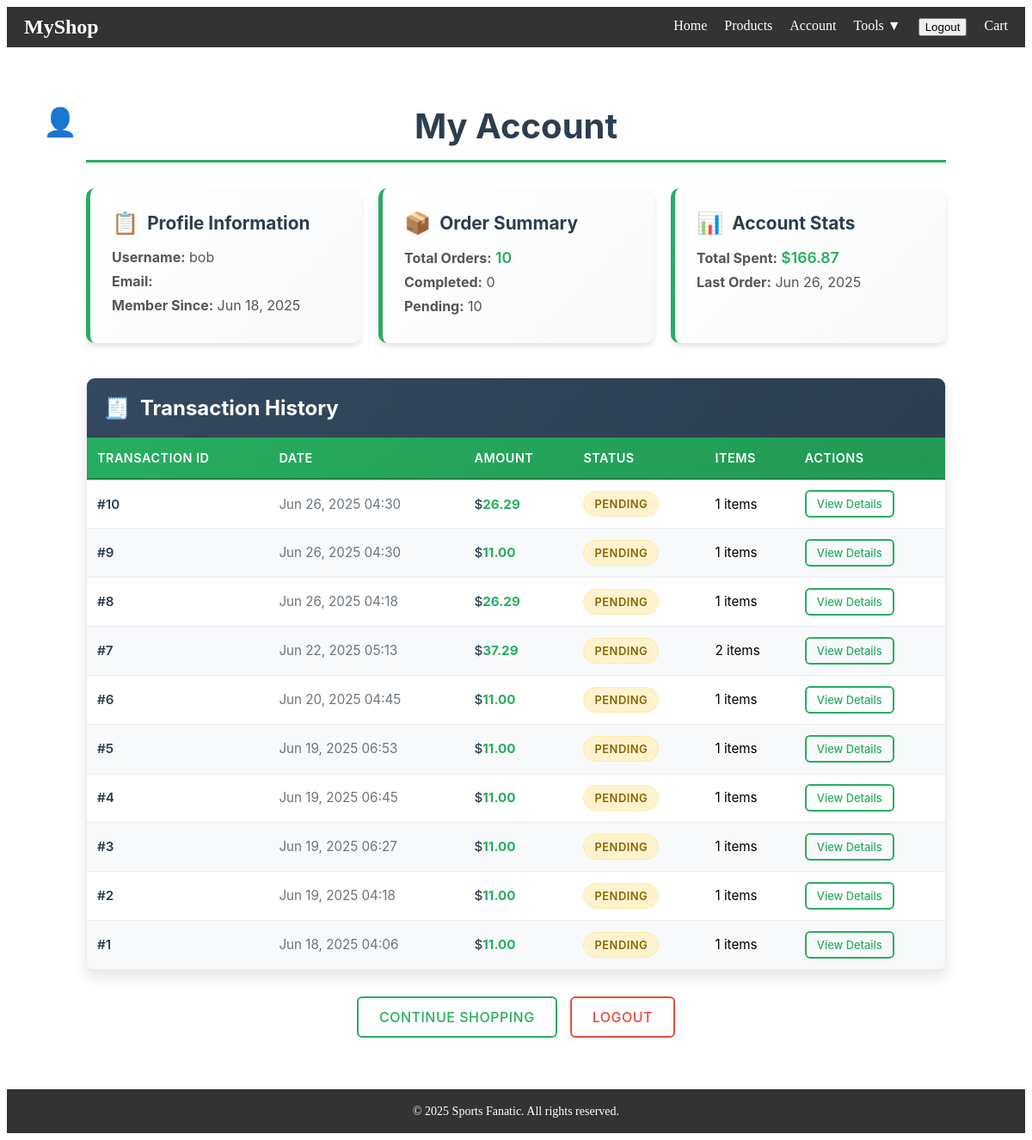
The app's page /account/ (signed in) with its own data.
### store/models.py (models this page shows, shortened)
class Transaction(models.Model):
    transaction_id = models.AutoField(primary_key=True)
    user = models.ForeignKey(User, on_delete=models.CASCADE)
    status = models.CharField(max_length=50, choices=[
    ('pending', 'Pending'),
    ('completed', 'Completed'),
    ('cancelled', 'Cancelled'),
    ('failed', 'Failed')
    ], default='pending')
    promotion_version_id = models.CharField(max_length=100, blank=True, null=True)
    created_at = models.DateTimeField(default=timezone.now)
    updated_at = models.DateTimeField(default=timezone.now)

### store/views.py (the view)
# urls.py: path('account/', views.account_view, name='account'),
@login_required
def account_view(request):
    transactions = Transaction.objects.filter(user=request.user).order_by('-created_at')
    transaction_summaries = []
    completed_count = transactions.filter(status='completed').count()
    pending_count = transactions.filter(status='pending').count()
    total_spent = 0
    for transaction in transactions:
        line_items = LineItem.objects.filter(transaction=transaction)
        subtotal = sum(item.price * item.quantity for item in line_items)
        taxes = sum(item.price * item.quantity * item.tax_rate for item in line_items)
        total = subtotal + taxes
        if transaction.status != 'cancelled':
            total_spent += total
        transaction_summaries.append({
            'transaction': transaction,
            'subtotal': round(subtotal, 2),
            'taxes': round(taxes, 2),
            'total': round(total, 2),
            'line_items': line_items
        })
    last_order = transactions.first()
    last_order_date = last_order.created_at if last_order else None
    context = {
        'transactions': transactions,  # Add this for the template
        'transaction_summaries': transaction_summaries,  # Keep this for detailed data
        'completed_count': completed_count,
        'pending_count': pending_count,
        'total_spent': round(total_spent, 2),
        'last_order_date': last_order_date,
    }
    return render(request, 'store/account.html', context)

### store/templates/store/account.html (shortened to what this page needs)
{% extends 'store/base.html' %}
{% load static %}
{% block styles %}
    <link rel="stylesheet" href="{% static 'store/account.css' %}">
{% endblock %}
{% block content %}
<div class="account-container">
    <h1>My Account</h1>
    <div class="account-overview">
        <div class="account-card profile-card">
            <h3>Profile Information</h3>
            <p><strong>Username:</strong> {{ user.username }}</p>
            <p><strong>Email:</strong> {{ user.email }}</p>
            <p><strong>Member Since:</strong> {{ user.date_joined|date:"M d, Y" }}</p>
        </div>
        <div class="account-card orders-card">
            <h3>Order Summary</h3>
            <p><strong>Total Orders:</strong> <span class="highlight">{{ transactions.count }}</span></p>
            <p><strong>Completed:</strong> {{ completed_count }}</p>
            <p><strong>Pending:</strong> {{ pending_count }}</p>
        </div>
        <div class="account-card stats-card">
            <h3>Account Stats</h3>
            <p><strong>Total Spent:</strong> <span class="highlight">${{ total_spent }}</span></p>
            <p><strong>Last Order:</strong> {{ last_order_date|date:"M d, Y"|default:"Never" }}</p>
        </div>
    </div>
    <div class="transaction-history">
        <h2>Transaction History</h2>
        {% if transaction_summaries %}
            <table class="transactions-table">
                <thead>
                    <tr>
                        <th>Transaction ID</th>
                        <th>Date</th>
                        <th>Amount</th>
                        <th>Status</th>
                        <th>Items</th>
                        <th>Actions</th>
                    </tr>
                </thead>
                <tbody>
                    {% for summary in transaction_summaries %}
                    <tr>
                        <td class="transaction-id">#{{ summary.transaction.transaction_id }}</td>
                        <td class="date-cell">{{ summary.transaction.created_at|date:"M d, Y H:i" }}</td>
                        <td class="transaction-amount">{{ summary.total }}</td>
                        <td>
                            <span class="status-badge status-{{ summary.transaction.status }}">
                                {{ summary.transaction.get_status_display }}
                            </span>
                        </td>
                        <td>{{ summary.line_items.count }} items</td>
                        <td>
                            {% if summary.transaction.transaction_id %}
                                <a href="{% url 'invoice_detail' summary.transaction.transaction_id %}" class="view-invoice-link">
                                    View Details
                                </a>
                            {% else %}
                                <span class="view-invoice-link" style="opacity: 0.5; cursor: not-allowed;">
                                    No Details
                                </span>
                            {% endif %}
                        </td>
                    </tr>
                    {% endfor %}
                </tbody>
            </table>
        {% endif %}
    </div>
    <div class="account-actions">
        <a href="{% url 'product_list' %}" class="account-btn">Continue Shopping</a>
        <a href="{% url 'logout' %}" class="account-btn logout">Logout</a>
    </div>
</div>
{% endblock %}

### store/static/store/account.css (style rules this page uses)
.account-container { max-width: 1000px; margin: 20px auto; padding: 20px; font-family: -apple-system, BlinkMacSystemFont, 'Segoe UI', Roboto, Oxygen, Ubuntu, Cantarell, sans-serif; }
.account-container h1 { color: #2c3e50; margin-bottom: 30px; padding-bottom: 15px; border-bottom: 3px solid #27ae60; font-size: 2.5em; text-align: center; position: relative; }
.account-container h1:before { content: "👤"; position: absolute; left: -50px; top: 0; font-size: 0.8em; }
.account-overview { display: grid; grid-template-columns: repeat(auto-fit, minmax(250px, 1fr)); gap: 20px; margin-bottom: 40px; }
.account-card { background: linear-gradient(135deg, #ffffff 0%, #f8f9fa 100%); padding: 25px; border-radius: 10px; box-shadow: 0 4px 6px rgba(0, 0, 0, 0.1); border-left: 5px solid #27ae60; transition: all 0.3s ease; }
.account-card h3 { margin-top: 0; margin-bottom: 15px; color: #2c3e50; font-size: 1.3em; display: flex; align-items: center; }
.account-card h3:before { margin-right: 10px; font-size: 1.2em; }
.profile-card h3:before { content: "📋"; }
.orders-card h3:before { content: "📦"; }
.stats-card h3:before { content: "📊"; }
.account-card p { margin: 8px 0; color: #555; }
.account-card .highlight { font-weight: 600; color: #27ae60; font-size: 1.1em; }
.transaction-history { background-color: #ffffff; border-radius: 10px; box-shadow: 0 8px 16px rgba(0, 0, 0, 0.1); overflow: hidden; border: 1px solid #e9ecef; margin-bottom: 30px; }
.transaction-history h2 { background: linear-gradient(135deg, #34495e 0%, #2c3e50 100%); color: white; margin: 0; padding: 20px; font-size: 1.5em; display: flex; align-items: center; }
.transaction-history h2:before { content: "🧾"; margin-right: 12px; }
.transactions-table { width: 100%; border-collapse: collapse; margin: 0; font-size: 1em; }
.transactions-table thead { background: linear-gradient(135deg, #27ae60 0%, #229954 100%); color: white; }
.transactions-table thead th { padding: 15px 12px; text-align: left; font-weight: 600; text-transform: uppercase; letter-spacing: 0.5px; font-size: 0.9em; border-bottom: 2px solid #1e8449; }
.transactions-table tbody tr { transition: all 0.3s ease; border-bottom: 1px solid #e9ecef; }
.transactions-table tbody tr:nth-child(even) { background-color: #f8f9fa; }
.transactions-table tbody td { padding: 12px; vertical-align: middle; font-size: 0.95em; }
.transaction-id { font-weight: 600; color: #2c3e50; }
.transaction-amount { font-weight: 700; color: #27ae60; font-size: 1.1em; }
.transaction-amount:before { content: "$"; color: #2c3e50; font-weight: 500; }
.status-badge { display: inline-block; padding: 6px 12px; border-radius: 20px; font-size: 0.85em; font-weight: 600; text-transform: uppercase; letter-spacing: 0.5px; }
.status-pending { background-color: #fff3cd; color: #856404; border: 1px solid #ffeaa7; }
.date-cell { color: #6c757d; font-size: 0.9em; }
.view-invoice-link { display: inline-block; color: #27ae60; text-decoration: none; font-weight: 500; padding: 6px 12px; border: 2px solid #27ae60; border-radius: 6px; transition: all 0.3s ease; background-color: transparent; font-size: 0.85em; }
.account-actions { display: flex; gap: 15px; justify-content: center; margin-top: 30px; flex-wrap: wrap; }
.account-btn { display: inline-block; color: #27ae60; text-decoration: none; font-weight: 500; padding: 12px 24px; border: 2px solid #27ae60; border-radius: 6px; transition: all 0.3s ease; background-color: transparent; text-transform: uppercase; letter-spacing: 0.5px; }
.account-btn.logout { border-color: #e74c3c; color: #e74c3c; }
.account-card { animation: fadeInScale 0.4s ease forwards; }
.account-card:nth-child(1) { animation-delay: 0.1s; }
.account-card:nth-child(2) { animation-delay: 0.2s; }
.account-card:nth-child(3) { animation-delay: 0.3s; }
.transactions-table tbody tr { animation: fadeInScale 0.3s ease forwards; }
.transactions-table tbody tr:nth-child(1) { animation-delay: 0.1s; }
.transactions-table tbody tr:nth-child(2) { animation-delay: 0.15s; }
.transactions-table tbody tr:nth-child(3) { animation-delay: 0.2s; }
.transactions-table tbody tr:nth-child(4) { animation-delay: 0.25s; }
.transactions-table tbody tr:nth-child(5) { animation-delay: 0.3s; }

### store/static/store/base.css (style rules this page uses)
body { display: flex; flex-direction: column; min-height: 100vh; }

### records on screen
Transaction: created_at "Jun 26, 2025", transaction.transaction_id "10", transaction.created_at "Jun 26, 2025 04:30", total "26.29", transaction.status "PENDING", line_items.count "1", shows "View Details"
Transaction: transaction.transaction_id "9", transaction.created_at "Jun 26, 2025 04:30", total "11.00", transaction.status "PENDING", line_items.count "1", shows "View Details"
Transaction: transaction.transaction_id "8", transaction.created_at "Jun 26, 2025 04:18", total "26.29", transaction.status "PENDING", line_items.count "1", shows "View Details"
Transaction: transaction.transaction_id "7", transaction.created_at "Jun 22, 2025 05:13", total "37.29", transaction.status "PENDING", line_items.count "2", shows "View Details"
Transaction: transaction.transaction_id "6", transaction.created_at "Jun 20, 2025 04:45", total "11.00", transaction.status "PENDING", line_items.count "1", shows "View Details"
Transaction: transaction.transaction_id "5", transaction.created_at "Jun 19, 2025 06:53", total "11.00", transaction.status "PENDING", line_items.count "1", shows "View Details"
Transaction: transaction.transaction_id "4", transaction.created_at "Jun 19, 2025 06:45", total "11.00", transaction.status "PENDING", line_items.count "1", shows "View Details"
Transaction: transaction.transaction_id "3", transaction.created_at "Jun 19, 2025 06:27", total "11.00", transaction.status "PENDING", line_items.count "1", shows "View Details"
Transaction: transaction.transaction_id "2", transaction.created_at "Jun 19, 2025 04:18", total "11.00", transaction.status "PENDING", line_items.count "1", shows "View Details"
Transaction: transaction.transaction_id "1", transaction.created_at "Jun 18, 2025 04:06", total "11.00", transaction.status "PENDING", line_items.count "1", shows "View Details"

### other values on screen
{{ user.username }} "bob"
{{ user.date_joined|date:"M d, Y" }} "Jun 18, 2025"
{{ transactions.count }} "10"
{{ completed_count }} "0"
{{ pending_count }} "10"
{{ total_spent }} "166.87"
